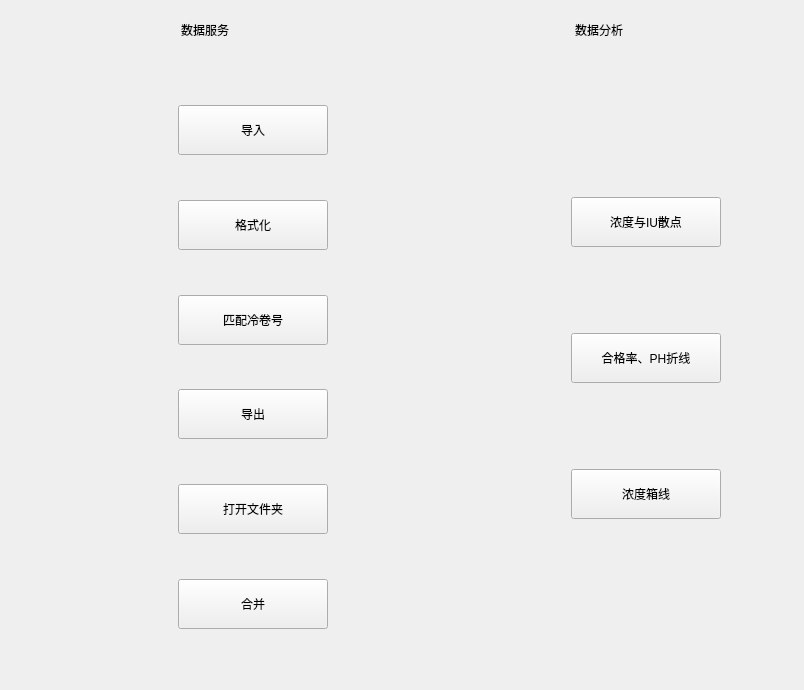
<?xml version="1.0" encoding="UTF-8"?>
<ui version="4.0">
 <class>LiquidForm</class>
 <widget class="QWidget" name="LiquidForm">
  <property name="geometry">
   <rect>
    <x>0</x>
    <y>0</y>
    <width>804</width>
    <height>690</height>
   </rect>
  </property>
  <property name="windowTitle">
   <string>Form</string>
  </property>
  <layout class="QGridLayout" name="gridLayout">
   <item row="0" column="1">
    <widget class="CardWidget" name="CardWidget_2">
     <layout class="QVBoxLayout" name="verticalLayout_2">
      <item>
       <layout class="QHBoxLayout" name="horizontalLayout_2">
        <item>
         <spacer name="horizontalSpacer_3">
          <property name="orientation">
           <enum>Qt::Horizontal</enum>
          </property>
          <property name="sizeHint" stdset="0">
           <size>
            <width>40</width>
            <height>20</height>
           </size>
          </property>
         </spacer>
        </item>
        <item>
         <widget class="TitleLabel" name="TitleLabel_2">
          <property name="text">
           <string>数据分析</string>
          </property>
         </widget>
        </item>
        <item>
         <spacer name="horizontalSpacer_4">
          <property name="orientation">
           <enum>Qt::Horizontal</enum>
          </property>
          <property name="sizeHint" stdset="0">
           <size>
            <width>40</width>
            <height>20</height>
           </size>
          </property>
         </spacer>
        </item>
       </layout>
      </item>
      <item>
       <spacer name="verticalSpacer_6">
        <property name="orientation">
         <enum>Qt::Vertical</enum>
        </property>
        <property name="sizeHint" stdset="0">
         <size>
          <width>20</width>
          <height>25</height>
         </size>
        </property>
       </spacer>
      </item>
      <item>
       <layout class="QGridLayout" name="gridLayout_3">
        <item row="0" column="1">
         <widget class="IconWidget" name="IconWidget_6">
          <property name="minimumSize">
           <size>
            <width>50</width>
            <height>50</height>
           </size>
          </property>
          <property name="maximumSize">
           <size>
            <width>50</width>
            <height>16777215</height>
           </size>
          </property>
          <property name="icon">
           <iconset resource="../../../qtResource/resource.qrc">
            <normaloff>:/icons/icons/散点图.png</normaloff>:/icons/icons/散点图.png</iconset>
          </property>
         </widget>
        </item>
        <item row="2" column="2">
         <spacer name="horizontalSpacer_11">
          <property name="orientation">
           <enum>Qt::Horizontal</enum>
          </property>
          <property name="sizeType">
           <enum>QSizePolicy::Maximum</enum>
          </property>
          <property name="sizeHint" stdset="0">
           <size>
            <width>37</width>
            <height>17</height>
           </size>
          </property>
         </spacer>
        </item>
        <item row="1" column="1">
         <spacer name="verticalSpacer_7">
          <property name="orientation">
           <enum>Qt::Vertical</enum>
          </property>
          <property name="sizeType">
           <enum>QSizePolicy::Maximum</enum>
          </property>
          <property name="sizeHint" stdset="0">
           <size>
            <width>20</width>
            <height>80</height>
           </size>
          </property>
         </spacer>
        </item>
        <item row="0" column="3">
         <widget class="PrimaryPushButton" name="PrimaryPushButton_6">
          <property name="minimumSize">
           <size>
            <width>150</width>
            <height>50</height>
           </size>
          </property>
          <property name="toolTip">
           <string>导入单个酸轧在线判定表</string>
          </property>
          <property name="text">
           <string>浓度与IU散点</string>
          </property>
         </widget>
        </item>
        <item row="2" column="3">
         <widget class="PrimaryPushButton" name="PrimaryPushButton_7">
          <property name="minimumSize">
           <size>
            <width>150</width>
            <height>50</height>
           </size>
          </property>
          <property name="toolTip">
           <string>导入单个酸轧在线判定表</string>
          </property>
          <property name="text">
           <string>合格率、PH折线</string>
          </property>
         </widget>
        </item>
        <item row="4" column="3">
         <widget class="PrimaryPushButton" name="PrimaryPushButton_8">
          <property name="minimumSize">
           <size>
            <width>150</width>
            <height>50</height>
           </size>
          </property>
          <property name="toolTip">
           <string>导入单个酸轧在线判定表</string>
          </property>
          <property name="text">
           <string>浓度箱线</string>
          </property>
         </widget>
        </item>
        <item row="0" column="2">
         <spacer name="horizontalSpacer_10">
          <property name="orientation">
           <enum>Qt::Horizontal</enum>
          </property>
          <property name="sizeType">
           <enum>QSizePolicy::Maximum</enum>
          </property>
          <property name="sizeHint" stdset="0">
           <size>
            <width>37</width>
            <height>17</height>
           </size>
          </property>
         </spacer>
        </item>
        <item row="2" column="0">
         <spacer name="horizontalSpacer_14">
          <property name="orientation">
           <enum>Qt::Horizontal</enum>
          </property>
          <property name="sizeHint" stdset="0">
           <size>
            <width>40</width>
            <height>20</height>
           </size>
          </property>
         </spacer>
        </item>
        <item row="3" column="1">
         <spacer name="verticalSpacer_9">
          <property name="orientation">
           <enum>Qt::Vertical</enum>
          </property>
          <property name="sizeType">
           <enum>QSizePolicy::Maximum</enum>
          </property>
          <property name="sizeHint" stdset="0">
           <size>
            <width>20</width>
            <height>80</height>
           </size>
          </property>
         </spacer>
        </item>
        <item row="4" column="1">
         <widget class="IconWidget" name="IconWidget_8">
          <property name="minimumSize">
           <size>
            <width>50</width>
            <height>50</height>
           </size>
          </property>
          <property name="maximumSize">
           <size>
            <width>50</width>
            <height>16777215</height>
           </size>
          </property>
          <property name="icon">
           <iconset resource="../../../qtResource/resource.qrc">
            <normaloff>:/icons/icons/箱线图.png</normaloff>:/icons/icons/箱线图.png</iconset>
          </property>
         </widget>
        </item>
        <item row="2" column="4">
         <spacer name="horizontalSpacer_15">
          <property name="orientation">
           <enum>Qt::Horizontal</enum>
          </property>
          <property name="sizeHint" stdset="0">
           <size>
            <width>40</width>
            <height>20</height>
           </size>
          </property>
         </spacer>
        </item>
        <item row="2" column="1">
         <widget class="IconWidget" name="IconWidget_9">
          <property name="minimumSize">
           <size>
            <width>50</width>
            <height>50</height>
           </size>
          </property>
          <property name="maximumSize">
           <size>
            <width>50</width>
            <height>16777215</height>
           </size>
          </property>
          <property name="icon">
           <iconset resource="../../../qtResource/resource.qrc">
            <normaloff>:/icons/icons/折线图.png</normaloff>:/icons/icons/折线图.png</iconset>
          </property>
         </widget>
        </item>
       </layout>
      </item>
      <item>
       <spacer name="verticalSpacer_10">
        <property name="orientation">
         <enum>Qt::Vertical</enum>
        </property>
        <property name="sizeHint" stdset="0">
         <size>
          <width>20</width>
          <height>47</height>
         </size>
        </property>
       </spacer>
      </item>
     </layout>
    </widget>
   </item>
   <item row="0" column="0">
    <widget class="CardWidget" name="CardWidget">
     <layout class="QVBoxLayout" name="verticalLayout">
      <item>
       <layout class="QHBoxLayout" name="horizontalLayout">
        <item>
         <spacer name="horizontalSpacer">
          <property name="orientation">
           <enum>Qt::Horizontal</enum>
          </property>
          <property name="sizeHint" stdset="0">
           <size>
            <width>40</width>
            <height>20</height>
           </size>
          </property>
         </spacer>
        </item>
        <item>
         <widget class="TitleLabel" name="TitleLabel">
          <property name="text">
           <string>数据服务</string>
          </property>
         </widget>
        </item>
        <item>
         <spacer name="horizontalSpacer_2">
          <property name="orientation">
           <enum>Qt::Horizontal</enum>
          </property>
          <property name="sizeHint" stdset="0">
           <size>
            <width>40</width>
            <height>20</height>
           </size>
          </property>
         </spacer>
        </item>
       </layout>
      </item>
      <item>
       <spacer name="verticalSpacer">
        <property name="orientation">
         <enum>Qt::Vertical</enum>
        </property>
        <property name="sizeHint" stdset="0">
         <size>
          <width>20</width>
          <height>65</height>
         </size>
        </property>
       </spacer>
      </item>
      <item>
       <layout class="QGridLayout" name="gridLayout_2">
        <item row="6" column="0">
         <spacer name="horizontalSpacer_12">
          <property name="orientation">
           <enum>Qt::Horizontal</enum>
          </property>
          <property name="sizeHint" stdset="0">
           <size>
            <width>40</width>
            <height>20</height>
           </size>
          </property>
         </spacer>
        </item>
        <item row="0" column="2">
         <spacer name="horizontalSpacer_5">
          <property name="orientation">
           <enum>Qt::Horizontal</enum>
          </property>
          <property name="sizeType">
           <enum>QSizePolicy::Maximum</enum>
          </property>
          <property name="sizeHint" stdset="0">
           <size>
            <width>40</width>
            <height>20</height>
           </size>
          </property>
         </spacer>
        </item>
        <item row="6" column="2">
         <spacer name="horizontalSpacer_7">
          <property name="orientation">
           <enum>Qt::Horizontal</enum>
          </property>
          <property name="sizeType">
           <enum>QSizePolicy::Maximum</enum>
          </property>
          <property name="sizeHint" stdset="0">
           <size>
            <width>40</width>
            <height>20</height>
           </size>
          </property>
         </spacer>
        </item>
        <item row="8" column="2">
         <spacer name="horizontalSpacer_8">
          <property name="orientation">
           <enum>Qt::Horizontal</enum>
          </property>
          <property name="sizeType">
           <enum>QSizePolicy::Maximum</enum>
          </property>
          <property name="sizeHint" stdset="0">
           <size>
            <width>40</width>
            <height>20</height>
           </size>
          </property>
         </spacer>
        </item>
        <item row="4" column="1">
         <widget class="IconWidget" name="IconWidget_7">
          <property name="minimumSize">
           <size>
            <width>50</width>
            <height>50</height>
           </size>
          </property>
          <property name="maximumSize">
           <size>
            <width>50</width>
            <height>16777215</height>
           </size>
          </property>
          <property name="icon">
           <iconset resource="../../../qtResource/resource.qrc">
            <normaloff>:/icons/icons/成功.png</normaloff>:/icons/icons/成功.png</iconset>
          </property>
         </widget>
        </item>
        <item row="2" column="1">
         <widget class="IconWidget" name="IconWidget_5">
          <property name="minimumSize">
           <size>
            <width>50</width>
            <height>50</height>
           </size>
          </property>
          <property name="maximumSize">
           <size>
            <width>50</width>
            <height>16777215</height>
           </size>
          </property>
          <property name="icon">
           <iconset resource="../../../qtResource/resource.qrc">
            <normaloff>:/icons/icons/format.png</normaloff>:/icons/icons/format.png</iconset>
          </property>
         </widget>
        </item>
        <item row="9" column="1">
         <spacer name="verticalSpacer_5">
          <property name="orientation">
           <enum>Qt::Vertical</enum>
          </property>
          <property name="sizeHint" stdset="0">
           <size>
            <width>20</width>
            <height>40</height>
           </size>
          </property>
         </spacer>
        </item>
        <item row="2" column="3">
         <widget class="PrimaryPushButton" name="PrimaryPushButton_5">
          <property name="minimumSize">
           <size>
            <width>150</width>
            <height>50</height>
           </size>
          </property>
          <property name="toolTip">
           <string>格式化酸轧在线判定的板坯牌号</string>
          </property>
          <property name="text">
           <string>格式化</string>
          </property>
         </widget>
        </item>
        <item row="1" column="1">
         <spacer name="verticalSpacer_3">
          <property name="orientation">
           <enum>Qt::Vertical</enum>
          </property>
          <property name="sizeHint" stdset="0">
           <size>
            <width>20</width>
            <height>40</height>
           </size>
          </property>
         </spacer>
        </item>
        <item row="7" column="1">
         <spacer name="verticalSpacer_4">
          <property name="orientation">
           <enum>Qt::Vertical</enum>
          </property>
          <property name="sizeHint" stdset="0">
           <size>
            <width>20</width>
            <height>40</height>
           </size>
          </property>
         </spacer>
        </item>
        <item row="6" column="4">
         <spacer name="horizontalSpacer_13">
          <property name="orientation">
           <enum>Qt::Horizontal</enum>
          </property>
          <property name="sizeHint" stdset="0">
           <size>
            <width>40</width>
            <height>20</height>
           </size>
          </property>
         </spacer>
        </item>
        <item row="10" column="1">
         <widget class="IconWidget" name="IconWidget_4">
          <property name="minimumSize">
           <size>
            <width>50</width>
            <height>50</height>
           </size>
          </property>
          <property name="maximumSize">
           <size>
            <width>50</width>
            <height>16777215</height>
           </size>
          </property>
          <property name="icon">
           <iconset resource="../../../qtResource/resource.qrc">
            <normaloff>:/icons/icons/数据集合并.png</normaloff>:/icons/icons/数据集合并.png</iconset>
          </property>
         </widget>
        </item>
        <item row="8" column="1">
         <widget class="IconWidget" name="IconWidget_3">
          <property name="minimumSize">
           <size>
            <width>50</width>
            <height>50</height>
           </size>
          </property>
          <property name="maximumSize">
           <size>
            <width>50</width>
            <height>16777215</height>
           </size>
          </property>
          <property name="icon">
           <iconset resource="../../../qtResource/resource.qrc">
            <normaloff>:/icons/icons/打开.png</normaloff>:/icons/icons/打开.png</iconset>
          </property>
         </widget>
        </item>
        <item row="5" column="1">
         <spacer name="verticalSpacer_2">
          <property name="orientation">
           <enum>Qt::Vertical</enum>
          </property>
          <property name="sizeHint" stdset="0">
           <size>
            <width>20</width>
            <height>40</height>
           </size>
          </property>
         </spacer>
        </item>
        <item row="0" column="1">
         <widget class="IconWidget" name="IconWidget">
          <property name="minimumSize">
           <size>
            <width>50</width>
            <height>50</height>
           </size>
          </property>
          <property name="maximumSize">
           <size>
            <width>50</width>
            <height>16777215</height>
           </size>
          </property>
          <property name="icon">
           <iconset resource="../../../qtResource/resource.qrc">
            <normaloff>:/icons/icons/导入.png</normaloff>:/icons/icons/导入.png</iconset>
          </property>
         </widget>
        </item>
        <item row="6" column="1">
         <widget class="IconWidget" name="IconWidget_2">
          <property name="minimumSize">
           <size>
            <width>50</width>
            <height>50</height>
           </size>
          </property>
          <property name="maximumSize">
           <size>
            <width>50</width>
            <height>16777215</height>
           </size>
          </property>
          <property name="icon">
           <iconset resource="../../../qtResource/resource.qrc">
            <normaloff>:/icons/icons/导出.png</normaloff>:/icons/icons/导出.png</iconset>
          </property>
         </widget>
        </item>
        <item row="0" column="3">
         <widget class="PrimaryPushButton" name="PrimaryPushButton">
          <property name="minimumSize">
           <size>
            <width>150</width>
            <height>50</height>
           </size>
          </property>
          <property name="toolTip">
           <string>导入单个酸轧在线判定表</string>
          </property>
          <property name="text">
           <string>导入</string>
          </property>
         </widget>
        </item>
        <item row="10" column="3">
         <widget class="PrimaryPushButton" name="PrimaryPushButton_4">
          <property name="minimumSize">
           <size>
            <width>150</width>
            <height>50</height>
           </size>
          </property>
          <property name="toolTip">
           <string>合并酸轧在线判定表</string>
          </property>
          <property name="text">
           <string>合并</string>
          </property>
         </widget>
        </item>
        <item row="10" column="2">
         <spacer name="horizontalSpacer_9">
          <property name="orientation">
           <enum>Qt::Horizontal</enum>
          </property>
          <property name="sizeType">
           <enum>QSizePolicy::Maximum</enum>
          </property>
          <property name="sizeHint" stdset="0">
           <size>
            <width>40</width>
            <height>20</height>
           </size>
          </property>
         </spacer>
        </item>
        <item row="2" column="2">
         <spacer name="horizontalSpacer_6">
          <property name="orientation">
           <enum>Qt::Horizontal</enum>
          </property>
          <property name="sizeType">
           <enum>QSizePolicy::Maximum</enum>
          </property>
          <property name="sizeHint" stdset="0">
           <size>
            <width>40</width>
            <height>20</height>
           </size>
          </property>
         </spacer>
        </item>
        <item row="8" column="3">
         <widget class="PrimaryPushButton" name="PrimaryPushButton_3">
          <property name="minimumSize">
           <size>
            <width>150</width>
            <height>50</height>
           </size>
          </property>
          <property name="toolTip">
           <string>打开酸轧在线判定表的目录</string>
          </property>
          <property name="text">
           <string>打开文件夹</string>
          </property>
         </widget>
        </item>
        <item row="6" column="3">
         <widget class="PrimaryPushButton" name="PrimaryPushButton_2">
          <property name="minimumSize">
           <size>
            <width>150</width>
            <height>50</height>
           </size>
          </property>
          <property name="toolTip">
           <string>导出经过处理的酸轧在线判定表</string>
          </property>
          <property name="text">
           <string>导出</string>
          </property>
         </widget>
        </item>
        <item row="4" column="3">
         <widget class="PrimaryPushButton" name="PrimaryPushButton_9">
          <property name="minimumSize">
           <size>
            <width>150</width>
            <height>50</height>
           </size>
          </property>
          <property name="toolTip">
           <string>导出经过处理的酸轧在线判定表</string>
          </property>
          <property name="text">
           <string>匹配冷卷号</string>
          </property>
         </widget>
        </item>
        <item row="3" column="1">
         <spacer name="verticalSpacer_11">
          <property name="orientation">
           <enum>Qt::Vertical</enum>
          </property>
          <property name="sizeHint" stdset="0">
           <size>
            <width>20</width>
            <height>40</height>
           </size>
          </property>
         </spacer>
        </item>
       </layout>
      </item>
      <item>
       <spacer name="verticalSpacer_8">
        <property name="orientation">
         <enum>Qt::Vertical</enum>
        </property>
        <property name="sizeHint" stdset="0">
         <size>
          <width>20</width>
          <height>47</height>
         </size>
        </property>
       </spacer>
      </item>
     </layout>
    </widget>
   </item>
  </layout>
 </widget>
 <customwidgets>
  <customwidget>
   <class>PushButton</class>
   <extends>QPushButton</extends>
   <header>qfluentwidgets</header>
  </customwidget>
  <customwidget>
   <class>PrimaryPushButton</class>
   <extends>PushButton</extends>
   <header>qfluentwidgets</header>
  </customwidget>
  <customwidget>
   <class>IconWidget</class>
   <extends>QWidget</extends>
   <header>qfluentwidgets</header>
  </customwidget>
  <customwidget>
   <class>CardWidget</class>
   <extends>QFrame</extends>
   <header>qfluentwidgets</header>
   <container>1</container>
  </customwidget>
  <customwidget>
   <class>TitleLabel</class>
   <extends>QLabel</extends>
   <header>qfluentwidgets</header>
  </customwidget>
 </customwidgets>
 <resources>
  <include location="../../../qtResource/resource.qrc"/>
 </resources>
 <connections/>
</ui>
